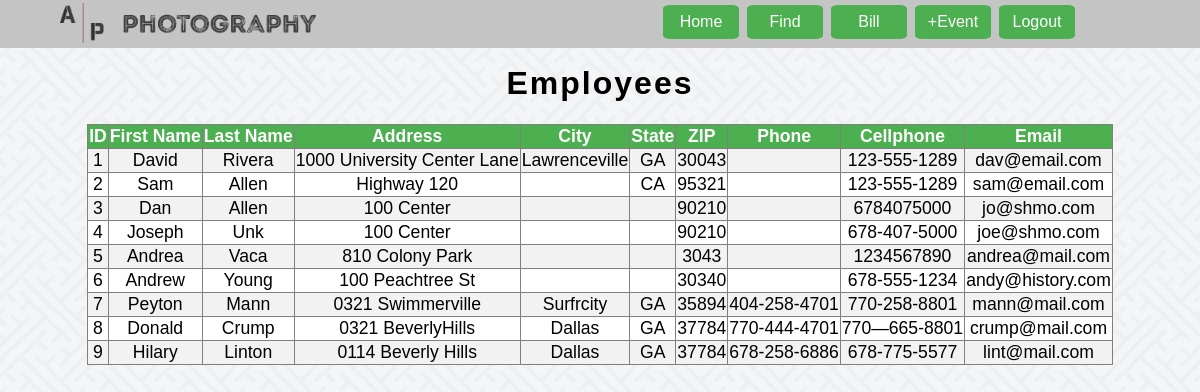
Page /photograph/outputs/employeeoutput.php (signed in) on the committed database.
### tables this page shows
CREATE TABLE EMPLOYEES(
EMPLOYEEID INTEGER NOT NULL AUTO_INCREMENT,
EMPFIRSTNAME CHAR(25) NOT NULL,
EMPLASTNAME CHAR(25) NOT NULL,
EMPADDRESS CHAR(100) NOT NULL,
EMPCITY CHAR(75) NULL,
EMPSTATE CHAR(2) NULL,
EMPZIP CHAR(10) NOT NULL,
EMPPHONE CHAR(12) NULL,
EMPCELLPHONE CHAR(12) NOT NULL,
EMPEMAIL CHAR(100) NOT NULL,
EMPPASS CHAR(16) NOT NULL,
CONSTRAINT EMPLOYEES_PK PRIMARY KEY(EMPLOYEEID)
);

### photograph/outputs/employeeoutput.php (the view, shortened to what this page needs)
<?php
    include("../connection.php");
    echo   "<div class='navbg'>
      <a href='../employeepage.php'><img class='logohorizontal' src='../img/apphotohoriz.png'></a>
      <table class='navbar'>
        <tr>
          <td><a href='../employeepage.php' id='navbutton'>Home</a></td>
          <td><a href='../findperson.php' id='navbutton'>Find</a></td>
          <td><a href='../payment.php' id='navbutton'>Bill</a></td>
          <td><a href='forms/combinedform.php' id='navbutton'>+Event</a></td>
          <td><a href='../logout.php' id='navbutton'>Logout</a></td>
        </tr>
      </table>
    </div>
    <br><br>";
    echo "<link rel='stylesheet' type='text/css' href='../css/master.css'/>";
    echo "<h1>Employees</h1>";
  	echo "<table border='1' align='center' class='output'>";
  	echo "<tr class='outputrow'>";
  	echo "<th><b>ID</b></th>";
  	echo "<th><b>First Name</b></th>";
    echo "<th><b>Last Name</b></th>";
    echo "<th><b>Address</b></th>";
    echo "<th><b>City</b></th>";
    echo "<th><b>State</b></th>";
    echo "<th><b>ZIP</b></th>";
    echo "<th><b>Phone</b></th>";
    echo "<th><b>Cellphone</b></th>";
    echo "<th><b>Email</b></th>";
  	echo "</tr>";
    $r = mysqli_query($dbc, "SELECT * FROM employees");
    $numrows = mysqli_num_rows($r);
if($numrows != 0){
    while ( $row = mysqli_fetch_array($r))
    {
        echo "<tr class='outputrow'>";
    		echo "<td>".$row['EMPLOYEEID']."</td>";
    		echo "<td>".$row['EMPFIRSTNAME']."</td>";
        echo "<td>".$row['EMPLASTNAME']."</td>";
        echo "<td>".$row['EMPADDRESS']."</td>";
        echo "<td>".$row['EMPCITY']."</td>";
        echo "<td>".$row['EMPSTATE']."</td>";
        echo "<td>".$row['EMPZIP']."</td>";
        echo "<td>".$row['EMPPHONE']."</td>";
        echo "<td>".$row['EMPCELLPHONE']."</td>";
        echo "<td>".$row['EMPEMAIL']."</td>";
    		echo "</tr>";
    }
  } else {
    echo "</table>";
    echo "<h1>";
    echo "No Data Found!";
    echo "</h1>";
    echo "<meta http-equiv='refresh' content='2;url=../employeepage.php'/>";
  }
echo "</table>";
?>

### photograph/css/global.css (style rules this page uses)
table.output { padding: 25px; text-align: center; font-size: 1.1em; font-family: sans-serif; border-collapse: collapse; border-color: gray; background-color: white; }
th { background-color: #4CAF50; color: white; }
tr.outputrow:nth-child(even) { background-color: #f2f2f2 }
.logohorizontal { position: absolute; top: 5px; left: 5%; width: 256px; height: 40px; }
h1 { text-align:center; font-family:Arial; letter-spacing:2px; }
a,p { font-family:Arial; font-size:1em; font-style:normal; font-weight:normal; }

### photograph/css/navigation.css (style rules this page uses)
table.navbar { position: absolute; top: 0px; right: 10%; background-color: transparent; }
div.navbg { background-color: #C4C4C4; position: absolute; top: -2px; left: 0px; height: 50px; width: 100%; }
#navbutton { background-color: #4CAF50; border: none; width: 60px; color: white; padding: 15px 32px; text-align: center; text-decoration: none; display: inline-block; font-size: 16px; margin: 4px 2px; -webkit-transition-duration: 0.4s; transition-duration: 0.4s; cursor: pointer; border: 2px solid #4CAF50; padding: 6px; border-radius: 10%; }

### rows in the picture
employees: EMPLOYEEID "1", EMPFIRSTNAME "David", EMPLASTNAME "Rivera", EMPADDRESS "1000 University Center Lane", EMPCITY "Lawrenceville", EMPSTATE "GA", EMPZIP "30043", EMPCELLPHONE "123-555-1289", EMPEMAIL "dav@email.com"
employees: EMPLOYEEID "2", EMPFIRSTNAME "Sam", EMPLASTNAME "Allen", EMPADDRESS "Highway 120", EMPSTATE "CA", EMPZIP "95321", EMPCELLPHONE "123-555-1289", EMPEMAIL "sam@email.com"
employees: EMPLOYEEID "3", EMPFIRSTNAME "Dan", EMPLASTNAME "Allen", EMPADDRESS "100 Center", EMPZIP "90210", EMPCELLPHONE "6784075000", EMPEMAIL "jo@shmo.com"
employees: EMPLOYEEID "4", EMPFIRSTNAME "Joseph", EMPLASTNAME "Unk", EMPADDRESS "100 Center", EMPZIP "90210", EMPCELLPHONE "678-407-5000", EMPEMAIL "joe@shmo.com"
employees: EMPLOYEEID "5", EMPFIRSTNAME "Andrea", EMPLASTNAME "Vaca", EMPADDRESS "810 Colony Park", EMPZIP "3043", EMPCELLPHONE "1234567890", EMPEMAIL "andrea@mail.com"
employees: EMPLOYEEID "6", EMPFIRSTNAME "Andrew", EMPLASTNAME "Young", EMPADDRESS "100 Peachtree St", EMPZIP "30340", EMPCELLPHONE "678-555-1234", EMPEMAIL "andy@history.com"
employees: EMPLOYEEID "7", EMPFIRSTNAME "Peyton", EMPLASTNAME "Mann", EMPADDRESS "0321 Swimmerville", EMPCITY "Surfrcity", EMPSTATE "GA", EMPZIP "35894", EMPPHONE "404-258-4701", EMPCELLPHONE "770-258-8801", EMPEMAIL "mann@mail.com"
employees: EMPLOYEEID "8", EMPFIRSTNAME "Donald", EMPLASTNAME "Crump", EMPADDRESS "0321 BeverlyHills", EMPCITY "Dallas", EMPSTATE "GA", EMPZIP "37784", EMPPHONE "770-444-4701", EMPCELLPHONE "770—665-8801", EMPEMAIL "crump@mail.com"
employees: EMPLOYEEID "9", EMPFIRSTNAME "Hilary", EMPLASTNAME "Linton", EMPADDRESS "0114 Beverly Hills", EMPCITY "Dallas", EMPSTATE "GA", EMPZIP "37784", EMPPHONE "678-258-6886", EMPCELLPHONE "678-775-5577", EMPEMAIL "lint@mail.com"
